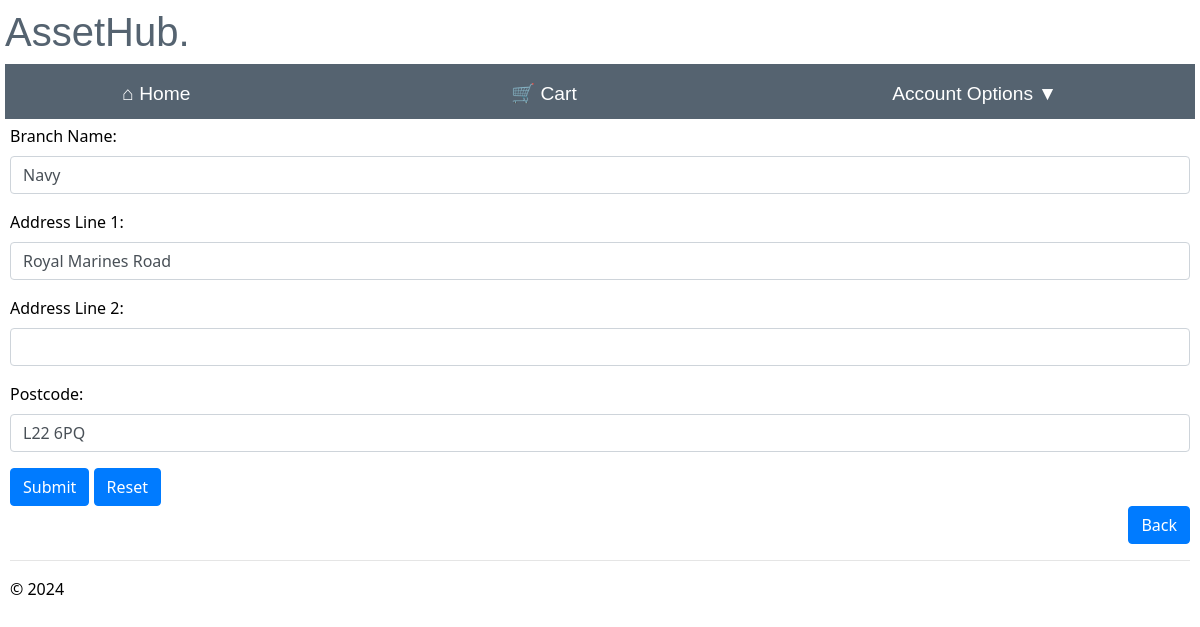
The page /edit_branch/1 (signed in) on the database as committed earlier.
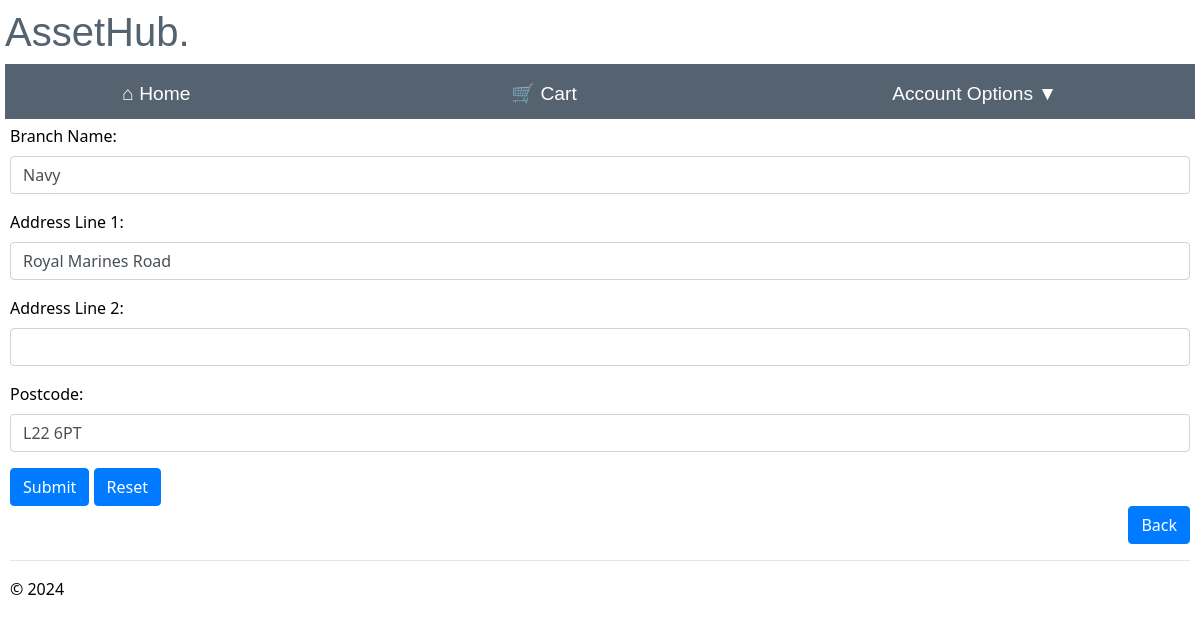
The same page on the database as committed later.
### app/models/models.py (models this page shows)
class Branch(db.Model):
    __tablename__ = 'branch'
    branch_id = db.Column(db.Integer, primary_key=True, nullable=False)
    branch_name = db.Column(db.String(50), nullable=False)
    address_line1 = db.Column(db.String(225), nullable=False)
    address_line2 = db.Column(db.String(225), nullable=True)
    postcode = db.Column(db.String(8), nullable=False)

### app/admin/routes.py (the view)
@bp.route("/edit_branch/<int:branch_id>", methods=['GET','POST'])
@login_required
@check_is_admin
def edit_branch(branch_id):
    branch = Branch.query.get_or_404(branch_id)
    if request.method == "POST":
        branch.branch_name = request.form['branch_name']
        branch.address_line1 = request.form['address_line1']
        branch.address_line2 = request.form['address_line2']
        branch.postcode = request.form['postcode']
        try:
            db.session.commit()
            flash("Branch updated successfully")
            return redirect(url_for("admin.maintain_branch"))
        except Exception as e:
            flash("Branch failed to update")
            return redirect(url_for("admin.maintain_branch"))
    else:
        return render_template("edit_branch.html", branch=branch)

### app/admin/routes.py (called while the page is built)
def check_is_admin(func):
    @wraps(func)
    def decorated_function(*args, **kwargs):
        if current_user.role == 'admin':
            return func(*args, **kwargs)
        else:
            current_app.logger.critical('Username: %s accessed attempted to access %s', current_user.username,func.__name__)
            flash("You are not authorised to access this page")
            return redirect(url_for("main.home"))
    return decorated_function

### app/admin/templates/edit_branch.html (shortened to what this page needs)
{% extends "layout.html" %}
{% block content %}
<div class="edit_branch">
    <form method='post' action='/edit_branch/{{branch.branch_id}}'>
    <label>Branch Name:</label>
    <br>
        <input type='text' name='branch_name' size="100" required value='{{branch.branch_name}}' class='form-control' oninput="this.value=this.value.replace(/[^a-zA-Z0-9\s]/g, '')"
        >
    <label>Address Line 1:</label>
    <br>
        <input type='text' name='address_line1' size="100" required value='{{branch.address_line1}}'class='form-control' oninput="this.value=this.value.replace(/[^a-zA-Z0-9\s]/g, '')"
        >
    <label>Address Line 2:</label>
    <br>
        <input type='text' name='address_line2' size="100"   value='{{branch.address_line2}}'class='form-control' oninput="this.value=this.value.replace(/[^a-zA-Z0-9\s]/g, '')"
        >
    <label>Postcode:</label>
    <br>
        <input type='text' name='postcode' size="100" required value='{{branch.postcode}}' class='form-control'  oninput="this.value=this.value.replace(/[^a-zA-Z0-9\s]/g, '')">
    <input type='submit' value='Submit' class='btn btn-primary'>
    <input type="reset" value="Reset" class='btn btn-primary'>
</form>
<div class="text-right">
    <td><a href='{{ url_for("admin.maintain_branch")}}' class='btn btn-primary'>Back</a></td>
</div>
{% endblock %}

Rows that differ between the two databases and show on the page:
changed Branch "Navy": postcode "L22 6PQ" → "L22 6PT"
